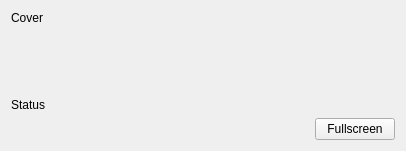
<?xml version="1.0" encoding="UTF-8"?>
<ui version="4.0">
 <class>PlayerWidget</class>
 <widget class="QWidget" name="PlayerWidget">
  <property name="geometry">
   <rect>
    <x>0</x>
    <y>0</y>
    <width>406</width>
    <height>104</height>
   </rect>
  </property>
  <property name="windowTitle">
   <string>Form</string>
  </property>
  <layout class="QVBoxLayout" name="verticalLayout_2">
   <item>
    <layout class="QVBoxLayout" name="verticalLayout" stretch="0,1,0,0,0">
     <item>
      <widget class="QLabel" name="coverLabel">
       <property name="text">
        <string>Cover</string>
       </property>
      </widget>
     </item>
     <item>
      <widget class="WaveForm" name="waveFormWidget" native="true">
       <property name="minimumSize">
        <size>
         <width>40</width>
         <height>40</height>
        </size>
       </property>
      </widget>
     </item>
     <item>
      <widget class="ProgressWidget" name="progressWidget" native="true">
       <property name="minimumSize">
        <size>
         <width>0</width>
         <height>15</height>
        </size>
       </property>
      </widget>
     </item>
     <item>
      <widget class="QLabel" name="statusLabel">
       <property name="text">
        <string>Status</string>
       </property>
      </widget>
     </item>
     <item>
      <layout class="QHBoxLayout" name="controlLayout" stretch="1,0">
       <item>
        <widget class="PlayerControls" name="controls" native="true"/>
       </item>
       <item>
        <widget class="QPushButton" name="fullScreenButton">
         <property name="text">
          <string>Fullscreen</string>
         </property>
        </widget>
       </item>
      </layout>
     </item>
    </layout>
   </item>
  </layout>
 </widget>
 <customwidgets>
  <customwidget>
   <class>PlayerControls</class>
   <extends>QWidget</extends>
   <header>GUI/PlayerControls</header>
   <container>1</container>
  </customwidget>
  <customwidget>
   <class>ProgressWidget</class>
   <extends>QWidget</extends>
   <header>Widgets/ProgressWidget</header>
   <container>1</container>
  </customwidget>
  <customwidget>
   <class>WaveForm</class>
   <extends>QWidget</extends>
   <header>Widgets/WaveForm</header>
   <container>1</container>
  </customwidget>
 </customwidgets>
 <resources/>
 <connections/>
</ui>
